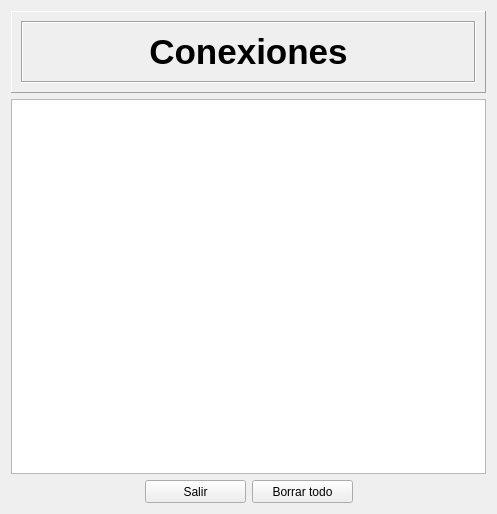
<?xml version="1.0" encoding="UTF-8"?>
<ui version="4.0">
 <class>WidgetConexiones</class>
 <widget class="QWidget" name="WidgetConexiones">
  <property name="geometry">
   <rect>
    <x>0</x>
    <y>0</y>
    <width>497</width>
    <height>514</height>
   </rect>
  </property>
  <property name="windowTitle">
   <string>Form</string>
  </property>
  <layout class="QGridLayout" name="gridLayout">
   <item row="0" column="0">
    <layout class="QVBoxLayout" name="verticalLayout_5">
     <item>
      <widget class="QFrame" name="frame">
       <property name="minimumSize">
        <size>
         <width>0</width>
         <height>82</height>
        </size>
       </property>
       <property name="maximumSize">
        <size>
         <width>16777215</width>
         <height>82</height>
        </size>
       </property>
       <property name="frameShape">
        <enum>QFrame::Panel</enum>
       </property>
       <property name="frameShadow">
        <enum>QFrame::Raised</enum>
       </property>
       <layout class="QVBoxLayout" name="verticalLayout">
        <item>
         <widget class="QFrame" name="frame_2">
          <property name="frameShape">
           <enum>QFrame::Box</enum>
          </property>
          <property name="frameShadow">
           <enum>QFrame::Sunken</enum>
          </property>
          <layout class="QVBoxLayout" name="verticalLayout_2">
           <item>
            <widget class="QLabel" name="label">
             <property name="text">
              <string>&lt;!DOCTYPE HTML PUBLIC &quot;-//W3C//DTD HTML 4.0//EN&quot; &quot;http://www.w3.org/TR/REC-html40/strict.dtd&quot;&gt;
&lt;html&gt;&lt;head&gt;&lt;meta name=&quot;qrichtext&quot; content=&quot;1&quot; /&gt;&lt;style type=&quot;text/css&quot;&gt;
p, li { white-space: pre-wrap; }
&lt;/style&gt;&lt;/head&gt;&lt;body style=&quot; font-family:'MS Shell Dlg 2'; font-size:8.25pt; font-weight:400; font-style:normal;&quot;&gt;
&lt;p align=&quot;center&quot; style=&quot; margin-top:0px; margin-bottom:0px; margin-left:0px; margin-right:0px; -qt-block-indent:0; text-indent:0px;&quot;&gt;&lt;span style=&quot; font-size:26pt; font-weight:600;&quot;&gt;Conexiones&lt;/span&gt;&lt;/p&gt;&lt;/body&gt;&lt;/html&gt;</string>
             </property>
            </widget>
           </item>
          </layout>
         </widget>
        </item>
       </layout>
      </widget>
     </item>
     <item>
      <layout class="QVBoxLayout" name="verticalLayout_4">
       <item>
        <layout class="QVBoxLayout" name="verticalLayout_3">
         <item>
          <layout class="QHBoxLayout" name="horizontalLayout_2">
           <item>
            <widget class="QTableView" name="tvConexiones">
             <property name="minimumSize">
              <size>
               <width>380</width>
               <height>345</height>
              </size>
             </property>
             <property name="font">
              <font>
               <weight>75</weight>
               <bold>true</bold>
              </font>
             </property>
             <property name="alternatingRowColors">
              <bool>true</bool>
             </property>
             <property name="textElideMode">
              <enum>Qt::ElideMiddle</enum>
             </property>
             <property name="sortingEnabled">
              <bool>true</bool>
             </property>
             <attribute name="horizontalHeaderStretchLastSection">
              <bool>true</bool>
             </attribute>
             <attribute name="verticalHeaderVisible">
              <bool>false</bool>
             </attribute>
            </widget>
           </item>
          </layout>
         </item>
         <item>
          <layout class="QHBoxLayout" name="horizontalLayout">
           <item>
            <spacer name="horizontalSpacer">
             <property name="orientation">
              <enum>Qt::Horizontal</enum>
             </property>
             <property name="sizeHint" stdset="0">
              <size>
               <width>40</width>
               <height>20</height>
              </size>
             </property>
            </spacer>
           </item>
           <item>
            <widget class="QPushButton" name="pbSalir">
             <property name="minimumSize">
              <size>
               <width>101</width>
               <height>23</height>
              </size>
             </property>
             <property name="maximumSize">
              <size>
               <width>101</width>
               <height>23</height>
              </size>
             </property>
             <property name="text">
              <string>Salir</string>
             </property>
            </widget>
           </item>
           <item>
            <widget class="QPushButton" name="pbBorrar">
             <property name="minimumSize">
              <size>
               <width>101</width>
               <height>23</height>
              </size>
             </property>
             <property name="maximumSize">
              <size>
               <width>101</width>
               <height>23</height>
              </size>
             </property>
             <property name="text">
              <string>Borrar todo</string>
             </property>
            </widget>
           </item>
           <item>
            <spacer name="horizontalSpacer_2">
             <property name="orientation">
              <enum>Qt::Horizontal</enum>
             </property>
             <property name="sizeHint" stdset="0">
              <size>
               <width>40</width>
               <height>20</height>
              </size>
             </property>
            </spacer>
           </item>
          </layout>
         </item>
        </layout>
       </item>
      </layout>
     </item>
    </layout>
   </item>
  </layout>
 </widget>
 <resources/>
 <connections/>
</ui>
